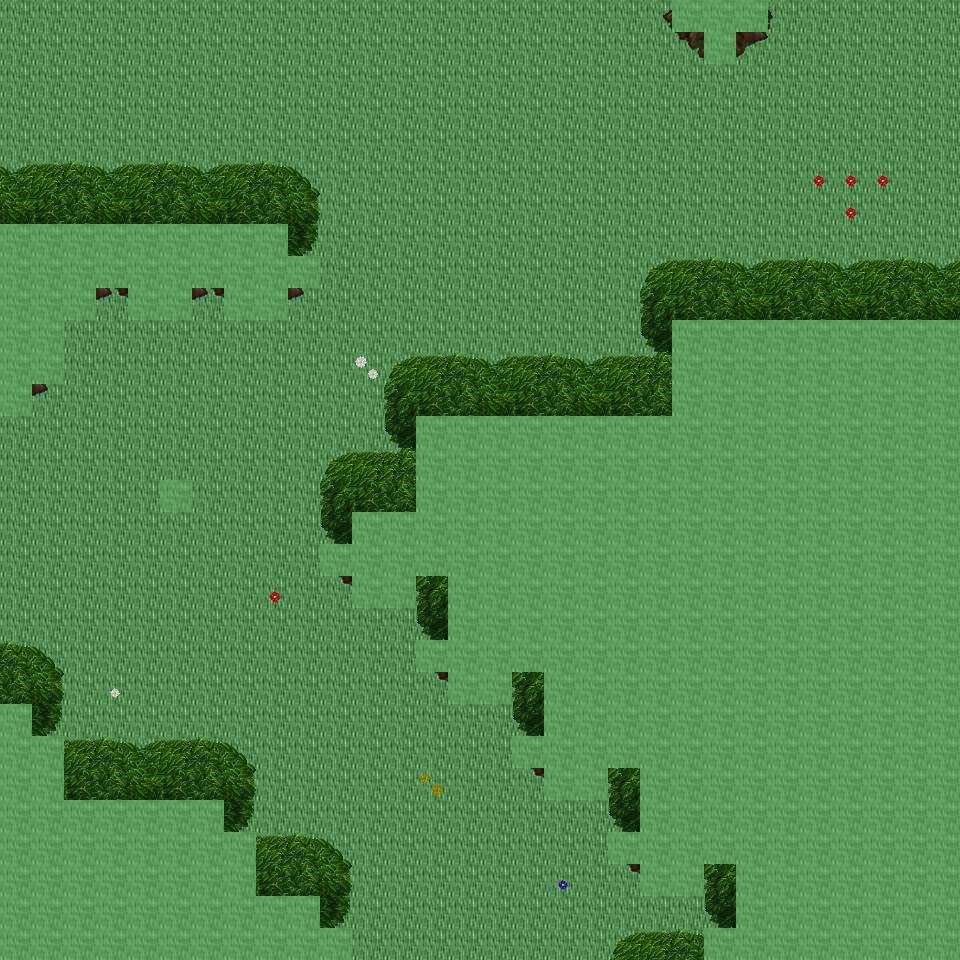

A level layout from a 2D game, rendered from its tile map. Below: a short description, then the map file with tile-grid data replaced by summaries:
An orthogonal 30x30 tile map with 32x32 px tiles, 6 tile layers (Ground, Object, Object2, Above, ...), 21 tilesets and 6 objects (6x mapExit).

<map version="1.0" orientation="orthogonal" renderorder="right-down" width="30" height="30" tilewidth="32" tileheight="32" nextobjectid="7">
  <tileset firstgid="1" name="tileset_ground_ground" tilewidth="32" tileheight="32" tilecount="33" columns="3">
    <image source="../drawable/tileset_ground_ground.png" width="96" height="352" />
  </tileset>
  <tileset firstgid="34" name="tileset_ground_water_pool" tilewidth="32" tileheight="32" tilecount="72" columns="3">
    <image source="../drawable/tileset_ground_water_pool.png" width="96" height="768" />
  </tileset>
  <tileset firstgid="106" name="tileset_ground_ridge_earth_dark" tilewidth="32" tileheight="32" tilecount="96" columns="12">
    <image source="../drawable/tileset_ground_ridge_earth_dark.png" width="384" height="256" />
  </tileset>
  <tileset firstgid="202" name="tileset_ground_grass_edges" tilewidth="32" tileheight="32" tilecount="36" columns="12">
    <image source="../drawable/tileset_ground_grass_edges.png" width="384" height="96" />
  </tileset>
  <tileset firstgid="238" name="tileset_ground_earth_edges" tilewidth="32" tileheight="32" tilecount="18" columns="6">
    <image source="../drawable/tileset_ground_earth_edges.png" width="192" height="96" />
  </tileset>
  <tileset firstgid="256" name="tileset_ground_grass_corners" tilewidth="32" tileheight="32" tilecount="24" columns="6">
    <image source="../drawable/tileset_ground_grass_corners.png" width="192" height="128" />
  </tileset>
  <tileset firstgid="280" name="tileset_plant_flower_daisy_blue" tilewidth="32" tileheight="32" tilecount="8" columns="2">
    <image source="../drawable/tileset_plant_flower_daisy_blue.png" width="64" height="128" />
  </tileset>
  <tileset firstgid="288" name="tileset_plant_flower_daisy_yellow" tilewidth="32" tileheight="32" tilecount="8" columns="2">
    <image source="../drawable/tileset_plant_flower_daisy_yellow.png" width="64" height="128" />
  </tileset>
  <tileset firstgid="296" name="tileset_plant_bush_bushes" tilewidth="32" tileheight="32" tilecount="10" columns="5">
    <image source="../drawable/tileset_plant_bush_bushes.png" width="160" height="64" />
  </tileset>
  <tileset firstgid="306" name="tileset_plant_flower_daisy_red" tilewidth="32" tileheight="32" tilecount="8" columns="2">
    <image source="../drawable/tileset_plant_flower_daisy_red.png" width="64" height="128" />
  </tileset>
  <tileset firstgid="314" name="tileset_plant_flower_daisy_white" tilewidth="32" tileheight="32" tilecount="8" columns="2">
    <image source="../drawable/tileset_plant_flower_daisy_white.png" width="64" height="128" />
  </tileset>
  <tileset firstgid="322" name="tileset_logic_collision" tilewidth="32" tileheight="32" tilecount="1" columns="1">
    <image source="../drawable/tileset_logic_collision.png" width="32" height="32" />
  </tileset>
  <tileset firstgid="323" name="tileset_plant_tree_tree_green" tilewidth="32" tileheight="32" tilecount="88" columns="8">
    <image source="../drawable/tileset_plant_tree_tree_green.png" width="256" height="352" />
  </tileset>
  <tileset firstgid="411" name="tileset_building_castle" tilewidth="32" tileheight="32" tilecount="320" columns="20">
    <image source="../drawable/tileset_building_castle.png" width="640" height="512" />
  </tileset>
  <tileset firstgid="731" name="tileset_object_tent" tilewidth="32" tileheight="32" tilecount="9" columns="3">
    <image source="../drawable/tileset_object_tent.png" width="96" height="96" />
  </tileset>
  <tileset firstgid="740" name="tileset_logic_item_sheepfood" tilewidth="32" tileheight="32" tilecount="1" columns="1">
    <image source="../drawable/tileset_logic_item_sheepfood.png" width="32" height="32" />
  </tileset>
  <tileset firstgid="741" name="tileset_logic_creature_fairy" tilewidth="32" tileheight="32" tilecount="4" columns="4">
    <image source="../drawable/tileset_logic_creature_fairy.png" width="128" height="32" />
  </tileset>
  <tileset firstgid="745" name="tileset_logic_item_resources" tilewidth="32" tileheight="32" tilecount="6" columns="6">
    <image source="../drawable/tileset_logic_item_resources.png" width="192" height="32" />
  </tileset>
  <tileset firstgid="751" name="tileset_logic_portal" tilewidth="32" tileheight="32" tilecount="24" columns="8">
    <image source="../drawable/tileset_logic_portal.png" width="256" height="96" />
  </tileset>
  <tileset firstgid="775" name="tileset_ground_green_paving" tilewidth="32" tileheight="32" tilecount="18" columns="3">
    <image source="../drawable/tileset_ground_green_paving.png" width="96" height="192" />
  </tileset>
  <tileset firstgid="793" name="tileset_logic_protection" tilewidth="32" tileheight="32" tilecount="2" columns="2">
    <image source="../drawable/tileset_logic_protection.png" width="64" height="32" />
  </tileset>
  <layer name="Ground" width="30" height="30">
    <data>[900 cells, 900 non-empty, 1 distinct tile ids]</data>
  </layer>
  <layer name="Object" width="30" height="30">
    <data>[900 cells, 75 non-empty, 22 distinct tile ids]</data>
  </layer>
  <layer name="Object2" width="30" height="30">
    <data>[900 cells, 0 non-empty, 0 distinct tile ids]</data>
  </layer>
  <layer name="Above" width="30" height="30">
    <data>[900 cells, 415 non-empty, 23 distinct tile ids]</data>
  </layer>
  <layer name="Above2" width="30" height="30">
    <data>[900 cells, 4 non-empty, 2 distinct tile ids]</data>
  </layer>
  <layer name="Walkable" width="30" height="30">
    <data>[900 cells, 352 non-empty, 1 distinct tile ids]</data>
  </layer>
  <objectgroup name="MapEvents">
    <object id="1" name="north" type="mapExit" x="0" y="0" width="672" height="32">
      <properties>
        <property name="map" value="level_0_x104_y112" />
        <property name="x" value="0" />
        <property name="y" value="28" />
      </properties>
    </object>
    <object id="2" name="north2" type="mapExit" x="768" y="0" width="192" height="32">
      <properties>
        <property name="map" value="level_0_x104_y112" />
        <property name="x" value="24" />
        <property name="y" value="28" />
      </properties>
    </object>
    <object id="3" name="south" type="mapExit" x="352" y="928" width="352" height="32">
      <properties>
        <property name="map" value="level_0_x104_y114" />
        <property name="x" value="11" />
        <property name="y" value="1" />
      </properties>
    </object>
    <object id="4" name="west" type="mapExit" x="0" y="0" width="32" height="224">
      <properties>
        <property name="map" value="level_0_x103_y113" />
        <property name="x" value="28" />
        <property name="y" value="0" />
      </properties>
    </object>
    <object id="5" name="west2" type="mapExit" x="0" y="416" width="32" height="288">
      <properties>
        <property name="map" value="level_0_x103_y113" />
        <property name="x" value="28" />
        <property name="y" value="13" />
      </properties>
    </object>
    <object id="6" name="east" type="mapExit" x="928" y="0" width="32" height="320">
      <properties>
        <property name="map" value="level_0_x105_y113" />
        <property name="x" value="1" />
        <property name="y" value="0" />
      </properties>
    </object>
  </objectgroup>
</map>
